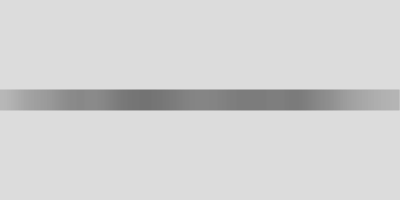
Frame 1 (no input)
Frame 2 (the mouse pressed at the canvas centre, redrawn once): identical to frame 1, image omitted

The p5.js sketch that drew this single still picture (run headless with seeded random() and noise() and a simulated clock; the mouse was pressed at the canvas centre and the sketch redrawn once):

// p5.js sketch
// ── sketch.js
function setup() {
  createCanvas(400, 200);
  noLoop(); // Vykreslíme len raz
}

function draw() {
  background(220);

  let xoff = 0; // Počiatočný offset pre Perlin noise

  for (let x = 0; x < width; x++) {
    let gray = noise(xoff); // Získaj hodnotu noise pre aktuálny offset
    stroke(gray * 255); // Nastav odtieň šedej
    line(x, height / 2 - 10, x, height / 2 + 10); // Nakresli krátku čiaru
    xoff += 0.005; // Posuň offset o malú hodnotu
  }
}
